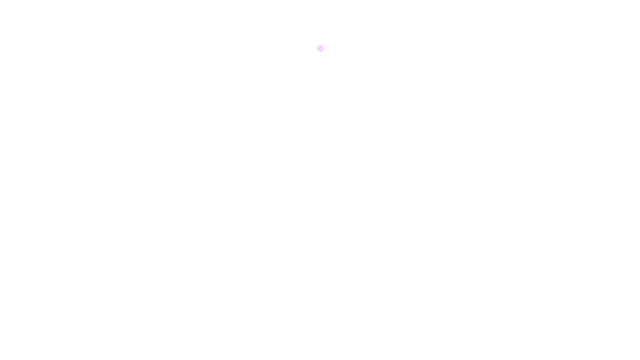
Frame 1 (no input)
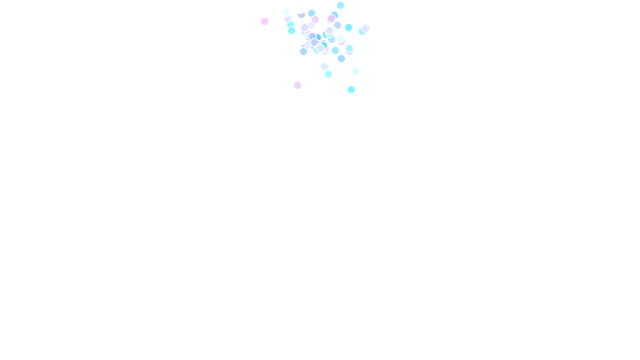
Frame 60 (the mouse pressed at the canvas centre just before this capture)
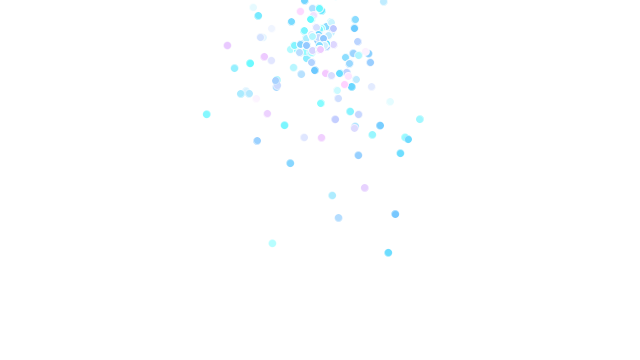
Frame 120 (the mouse held since frame 60 and released just before this capture)

The Processing sketch that drew these frames (run headless with seeded random() and noise(); from frame 60 on, the mouse is pressed at the canvas centre):

// Processing sketch: processing_141361
// ── processing_141361.pde

Particle p;
ArrayList<Particle> particles;

void setup() {
  size(640,360);
  //for (int i = 0; i < 40; i = i+1)
  //p = new Particle(new PVector(width/2,50));
  particles = new ArrayList<Particle>();
}
 
void draw() {
  background(255);
  particles.add(new Particle(new PVector(width/2, 50)));
  
  // Operating the single Particle
  // ArrayList durchlaufen
  for(int i = 0; i < particles.size(); i++){
    Particle p = particles.get(i);
    p.run();
    if(p.isDead()){
      particles.remove(i);
    }
  }
}
 
class Particle {
  PVector location;
  PVector velocity;
  PVector acceleration;
  float lifespan;
 
  Particle(PVector l) {
    //[offset-up] For demonstration purposes we assign the Particle an initial velocity and constant acceleration.
    acceleration = new PVector(0,0.035);
    velocity = new PVector(random(-1,1),random(-2,0));
    location = l.get();
    lifespan = 255;
  }
 
  void run() {
    update();
    display();
  }
 
  void update() {
    velocity.add(acceleration);
    location.add(velocity);
    lifespan -= 1.5;
  }
 
  void display() {
    stroke(255, lifespan);
    //fill(153);
    fill(random(100, 255), random(200, 255), 255);
    ellipse(location.x,location.y,8,8);
  }
  boolean isDead() {
    if(lifespan<0){
      return true;
    }
    else{
      return false;
    }
  }
 
  
}
